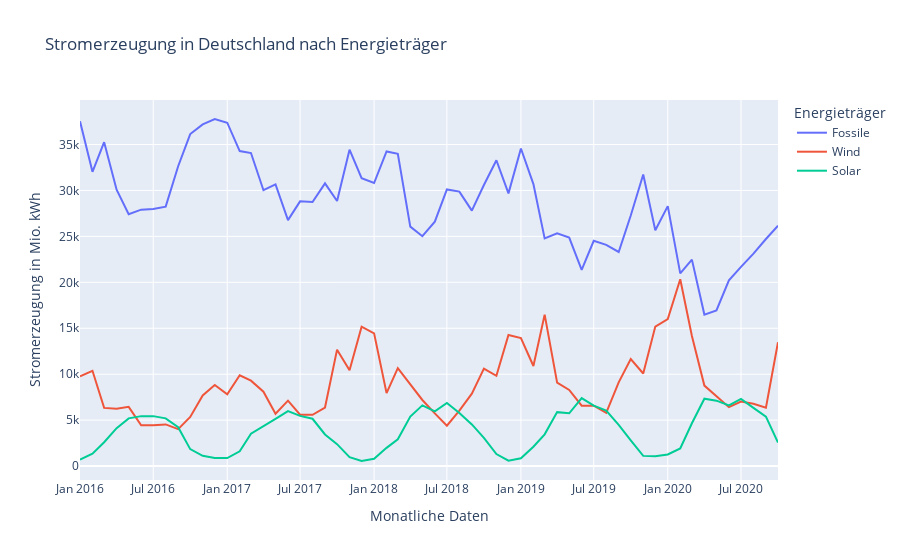

The notebook cell this image was saved under:
### Code cell
px.line(ene, x=ene.index, y=['Fossile','Wind','Solar'], title='Stromerzeugung in Deutschland nach Energieträger', labels=dict(Datum="Monatliche Daten", value="Stromerzeugung in Mio. kWh", variable="Energieträger"))
